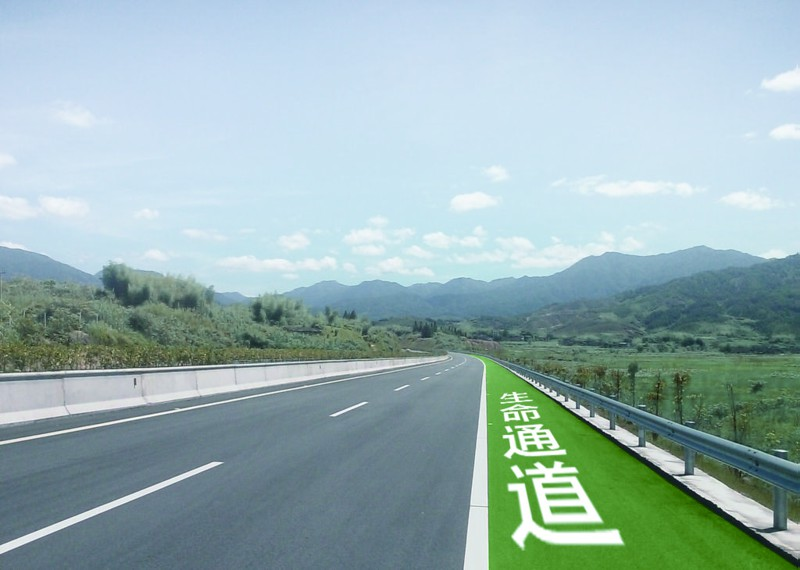
#> input picture car_lane.jpg, 800 x 570 px, found by its file name
$ python 12.py
#> lines starting #> are read from the running program, lines starting #| are printed output that depends on the picture; after the words box and inside, x2 and y2 are one past the last pixel; in counts of white or black regions, pixels touching at a corner belong together
import cv2
import numpy as np
img = cv2.imread('D://python//opencv2//car_lane.jpg')
#> img is the input picture: shape (570, 800, 3); mean B, G, R 178.9, 178.2, 152.1
gray = cv2.cvtColor(img, cv2.COLOR_BGR2GRAY)
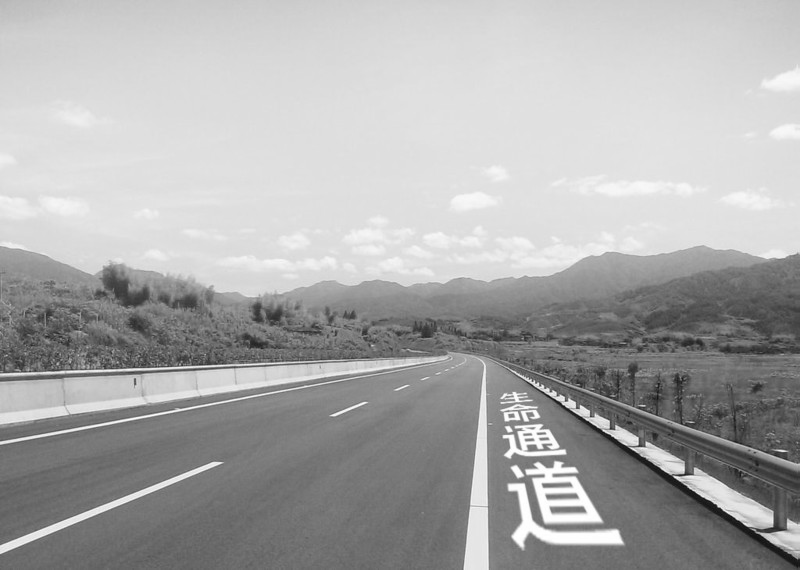
#> gray: shape (570, 800); min 9, max 255, mean 170.5
gaus = cv2.GaussianBlur(gray, (3, 3), 0)
edges = cv2.Canny(gaus, 50, 150, apertureSize=3)
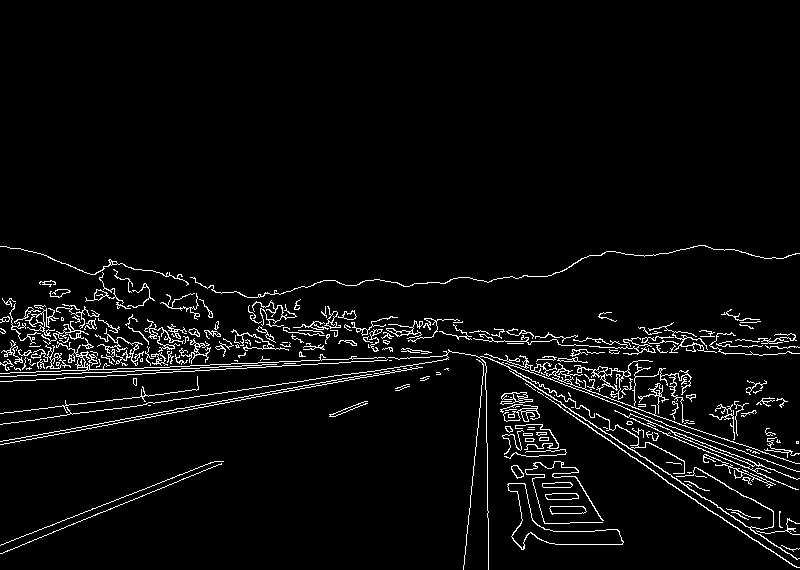
#> edges: shape (570, 800); 4.1% white in thin lines or dots, all inside (x1, y1, x2, y2) = (0, 245, 800, 570)
minLineLength = 100
maxLineGap = 10
lines = cv2.HoughLinesP(edges, 1, np.pi / 180, 100, minLineLength, maxLineGap)
#> lines = 116 rows, first 6: [339, 362, 350, 362], [37, 374, 57, 374], [127, 374, 137, 374], [135, 370, 155, 370], [199, 370, 209, 370], [222, 392, 234, 391]
for x1, y1, x2, y2 in lines[0]:
    cv2.line(img, (x1, y1), (x2, y2), (0, 255, 0), 2)
#> this loop made 1 pass
#> img: shape (570, 800, 3); 0.01% of pixels changed, all inside (x1, y1, x2, y2) = (338, 361, 352, 364)
cv2.imshow("edges", edges)
cv2.imwrite("D://python//opencv2//car_lane1.jpg",edges)
cv2.waitKey()
cv2.destroyAllWindows()
